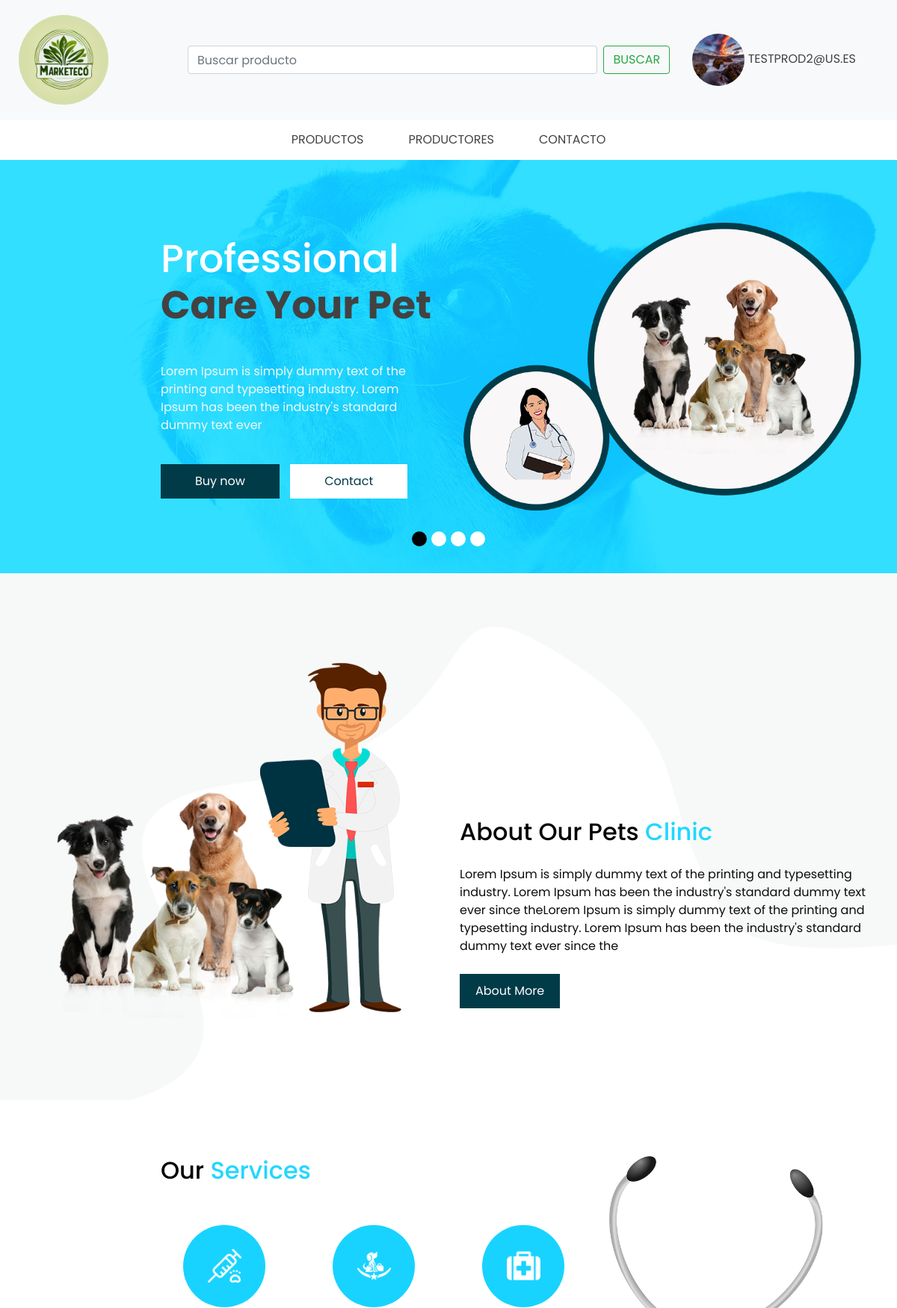
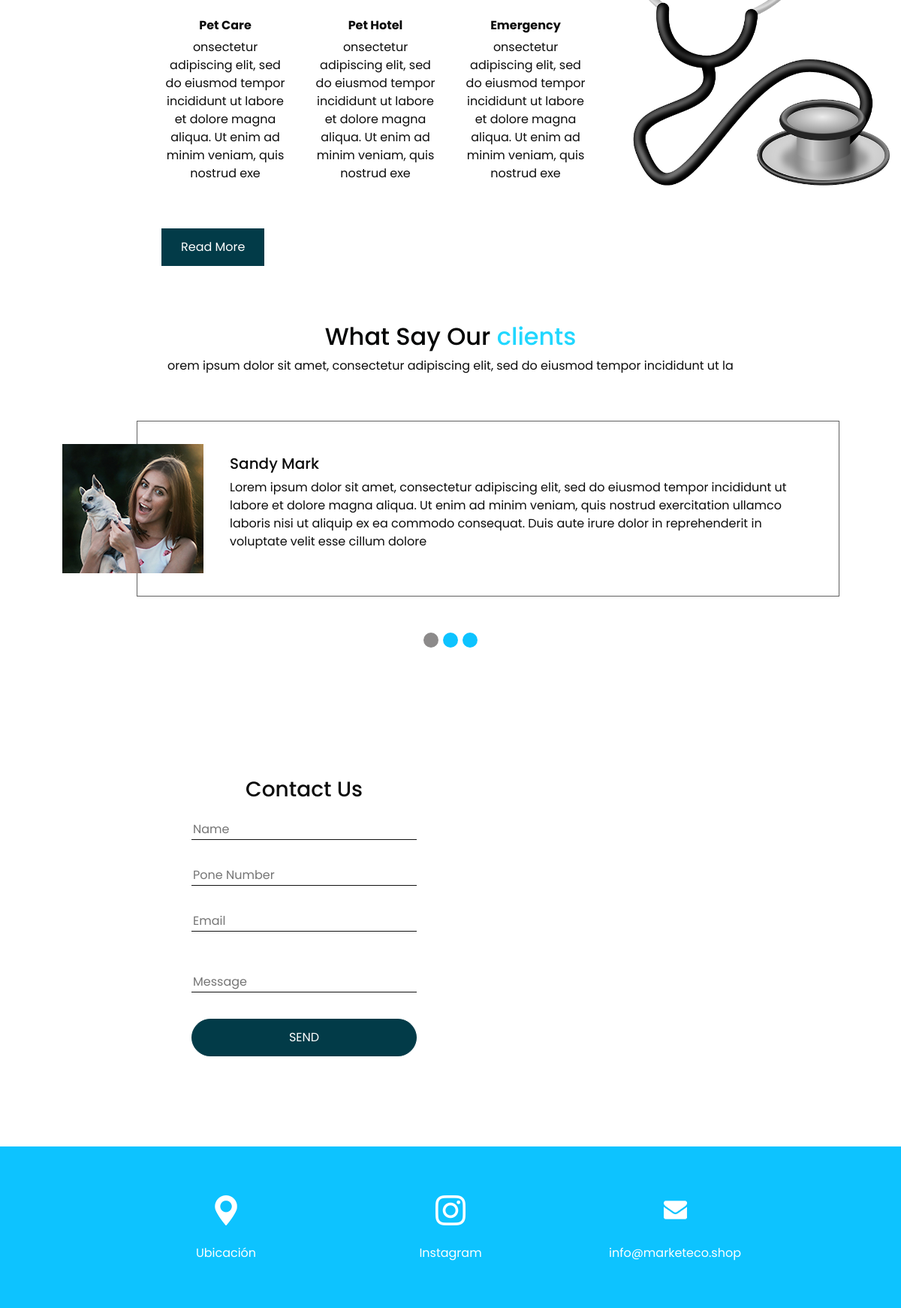
Screenshot of / (signed in) with the database file from the repository (2 pictures, top to bottom).
### Apps/Usuarios/models.py (models this page shows)
class Consumidor(AbstractUser):
    username = models.CharField('Username', blank=True, max_length=50)
    email = models.EmailField('Correo electrónico', unique=True, max_length=100)
    nombre = models.CharField('Nombre', max_length=254, blank=True, null=True)
    apellidos = models.CharField('Apellidos', max_length=254, blank=True, null=True)
    direccion = models.CharField('Direccion', max_length=255, blank=True, null=True)
    telefono = models.CharField('Teléfono', max_length=20, blank=True, null=True)
    fecha_alta = models.DateTimeField('Fecha de Alta', auto_now_add=True)
    photo = models.ImageField('Imagen de Perfil', upload_to='Usuarios/perfiles/', blank=True, null=True)
    photo_url = models.URLField('URL de Imagen de Perfil', blank=True, null=True)
    is_productor = models.BooleanField(default=False)
    is_active = models.BooleanField(default=True)
    is_staff = models.BooleanField(default=False)
    is_superuser = models.BooleanField(default=False)
    USERNAME_FIELD = 'email'
    REQUIRED_FIELDS = []
    objects = CustomUserManager()
    class Meta:
        verbose_name_plural = "Consumidores"

### EcoWEB/views.py (the view)
# urls.py: 2. Add a URL to urlpatterns:  path('', views.home, name='home')
def home(request):
    return render(request, 'index.html')

### Apps/Usuarios/templates/index.html (shortened to what this page needs)
<!DOCTYPE html>
<html>
<head>
  <link rel="stylesheet" type="text/css" href="https://cdnjs.cloudflare.com/ajax/libs/OwlCarousel2/2.1.3/assets/owl.carousel.min.css" />
  <link rel="stylesheet" type="text/css" href="static/css/bootstrap.css"/>
  <link href="static/css/style.css" rel="stylesheet" />
  <link href="static/css/responsive.css" rel="stylesheet" />
</head>
<body>
<header class="header_section">
  <div class="container-fluid">
    <nav class="navbar navbar-expand-lg custom_nav-container">
      <a class="navbar-brand" href="/">
        <img src="static/images/MARKETECO_logo.png" alt="MARKETECO_logo" style="width: 120px; height: 120px; border-radius: 80%;">
      </a>
      <div class="collapse navbar-collapse" id="navbarSupportedContent">
        <form class="form-inline my-2 my-lg-0 flex-grow-1">
          <input class="form-control mr-sm-2 flex-grow-1" type="search" placeholder="Buscar producto" aria-label="Search">
          <button class="btn btn-outline-success my-2 my-sm-0" type="submit">BUSCAR</button>
        </form>
        <ul class="navbar-nav ml-auto">
          {% if user.is_authenticated %}
          <li class="nav-item">
            <a class="nav-link" href="usuarios/perfil">
              {% if user.photo_url %}
                <img src="{{ user.photo_url }}" alt="Profile Picture" style="width: 70px; height: 70px; border-radius: 50%;">
              {% elif user.photo %}
                <img src="{{ user.photo.url }}" alt="Foto de Perfil" style="width: 70px; height: 70px; border-radius: 50%;">
              {% endif %}
              <span>{{ user.email }}</span>
            </a>
          </li>
          {% endif %}
        </ul>
      </div>
    </nav>
  </div>
</header>
<nav class="navbar navbar-expand-lg custom_nav-container">
  <div class="container-fluid">
    <ul class="navbar-nav mx-auto">
      <li class="nav-item">
        <a class="nav-link" href="/productos/lista_productos">Productos</a>
      </li>
      <li class="nav-item">
        <a class="nav-link" href="/usuarios/productores">Productores</a>
      </li>
      <li class="nav-item">
        <a class="nav-link" href="#">Contacto</a>
      </li>
    </ul>
  </div>
</nav>
    <section class=" slider_section position-relative">
      <div id="carouselExampleIndicators" class="carousel slide" data-ride="carousel">
        <ol class="carousel-indicators">
          <li data-target="#carouselExampleIndicators" data-slide-to="0" class="active"></li>
          <li data-target="#carouselExampleIndicators" data-slide-to="1"></li>
          <li data-target="#carouselExampleIndicators" data-slide-to="2"></li>
          <li data-target="#carouselExampleIndicators" data-slide-to="3"></li>
        </ol>
        <div class="carousel-inner">
          <div class="carousel-item active">
            <div class="container-fluid">
              <div class="row">
                <div class="col-md-4 offset-md-2">
                  <div class="slider_detail-box">
                    <h1>
                      Professional
                      <span>
                        Care Your Pet
                      </span>
                    </h1>
                    <p>
                      Lorem Ipsum is simply dummy text of the printing and
                      typesetting industry.
                      Lorem Ipsum has been the industry's standard dummy text ever
                    </p>
                    <div class="btn-box">
                      <a href="" class="btn-1">
                        Buy now
                      </a>
                      <a href="" class="btn-2">
                        Contact
                      </a>
                    </div>
                  </div>
                </div>
                <div class="col-md-6">
                  <div class="slider_img-box">
                    <img src="static/images/slider-img.png" alt="">
                  </div>
                </div>
              </div>
            </div>
          </div>
        </div>
      </div>
    </section>
  <section class="about_section layout_padding">
    <div class="container">
      <div class="row">
        <div class="col-md-6">
          <div class="img-box">
            <img src="static/images/about.png" alt="">
          </div>
        </div>
        <div class="col-md-6">
          <div class="detail-box">
            <h2 class="custom_heading">
              About Our Pets
              <span>
                Clinic
              </span>
            </h2>
            <p>
              Lorem Ipsum is simply dummy text of the printing and typesetting industry. Lorem Ipsum has been the
              industry's standard dummy text ever since theLorem Ipsum is simply dummy text of the printing and
              typesetting industry. Lorem Ipsum has been the industry's standard dummy text ever since the
            </p>
            <div>
              <a href="">
                About More
              </a>
            </div>
          </div>
        </div>
      </div>
    </div>
  </section>
  <section class="service_section layout_padding">
    <div class="container-fluid">
      <div class="row">
        <div class="col-md-6 offset-md-2">
          <h2 class="custom_heading">
            Our <span>Services</span>
          </h2>
          <div class="container layout_padding2">
            <div class="row">
              <div class="col-md-4">
                <div class="img_box">
                  <img src="static/images/s-1.png" alt="">
                </div>
                <div class="detail_box">
                  <h6>
                    Pet Care
                  </h6>
                  <p>
                    onsectetur adipiscing elit, sed do eiusmod tempor incididunt ut labore et dolore magna aliqua. Ut
                    enim ad minim veniam, quis nostrud exe
                  </p>
                </div>
              </div>
              <div class="col-md-4">
                <div class="img_box">
                  <img src="static/images/s-2.png" alt="">
                </div>
                <div class="detail_box">
                  <h6>
                    Pet Hotel
                  </h6>
                  <p>
                    onsectetur adipiscing elit, sed do eiusmod tempor incididunt ut labore et dolore magna aliqua. Ut
                    enim ad minim veniam, quis nostrud exe
                  </p>
                </div>
              </div>
              <div class="col-md-4">
                <div class="img_box">
                  <img src="static/images/s-3.png" alt="">
                </div>
                <div class="detail_box">
                  <h6>
                    Emergency
                  </h6>
                  <p>
                    onsectetur adipiscing elit, sed do eiusmod tempor incididunt ut labore et dolore magna aliqua. Ut
                    enim ad minim veniam, quis nostrud exe
                  </p>
                </div>
              </div>
            </div>
          </div>
          <div>
            <a href="">
              Read More
            </a>
          </div>
        </div>
        <div class="col-md-4">
          <img src="static/images/tool.png" alt="" class="w-100">
        </div>
      </div>
    </div>
  </section>
  <section class="client_section layout_padding-bottom">
    <div class="container">
      <h2 class="custom_heading text-center">
        What Say Our
        <span>
          clients
        </span>
      </h2>
      <p class="text-center">
        orem ipsum dolor sit amet, consectetur adipiscing elit, sed do eiusmod tempor incididunt ut la
      </p>
      <div id="carouselExample2Indicators" class="carousel slide" data-ride="carousel">
        <ol class="carousel-indicators">
          <li data-target="#carouselExample2Indicators" data-slide-to="0" class="active"></li>
          <li data-target="#carouselExample2Indicators" data-slide-to="1"></li>
          <li data-target="#carouselExample2Indicators" data-slide-to="2"></li>
        </ol>
        <div class="carousel-inner">
          <div class="carousel-item active">
            <div class="layout_padding2 pl-100">
              <div class="client_container ">
                <div class="img_box">
                  <img src="static/images/client.jpg" alt="">
                </div>
                <div class="detail_box">
                  <h5>
                    Sandy Mark
                  </h5>
                  <p>
                    Lorem ipsum dolor sit amet, consectetur adipiscing elit, sed do eiusmod tempor incididunt ut labore
                    et
                    dolore
                    magna aliqua. Ut enim ad minim veniam, quis nostrud exercitation ullamco laboris nisi ut aliquip ex
                    ea
                    commodo
                    consequat. Duis aute irure dolor in reprehenderit in voluptate velit esse cillum dolore
                  </p>
                </div>
              </div>
            </div>
          </div>
        </div>
      </div>
    </div>
  </section>
  <section class="map_section">
    <div id="map" class="h-100 w-100 ">
    </div>
    <div class="form_container ">
      <div class="row">
        <div class="col-md-8 col-sm-10 offset-md-4">
          <form action="">
            <div class="text-center">
              <h3>
                Contact Us
              </h3>
            </div>
            <div>
              <input type="text" placeholder="Name" class="pt-3">
            </div>
            <div>
              <input type=" text" placeholder="Pone Number">
            </div>
            <div>
              <input type="email" placeholder="Email">
            </div>
            <div>
              <input type="text" class="message-box" placeholder="Message">
            </div>
            <div class="d-flex justify-content-center">
              <button>
                SEND
              </button>
            </div>
          </form>
        </div>
      </div>
    </div>
  </section>
  <section class="info_section layout_padding2">
    <div class="container">
      <div class="info_items">
        <a href="">
          <div class="item ">
            <div class="img-box box-1">
            </div>
            <div class="detail-box">
              <p>
                Ubicación
              </p>
            </div>
          </div>
        </a>
        <a href="">
          <div class="item ">
            <div class="img-box box-2">
            </div>
            <div class="detail-box">
              <p>
                Instagram
              </p>
            </div>
          </div>
        </a>
        <a href="">
          <div class="item ">
            <div class="img-box box-3">
            </div>
            <div class="detail-box">
              <p>
                info@marketeco.shop
              </p>
            </div>
          </div>
        </a>
      </div>
    </div>
  </section>
</body>
</body>
</html>

### static/css/responsive.css (style rules this page uses)
@media (min-width: 1200px) { .container { max-width: 1170px; } }

### Apps/Usuarios/templates/index.html (style rules this page uses)
.header_section { background-color: #f8f9fa; padding: 10px 0; }
.navbar-brand { display: flex; align-items: center; }
.navbar-brand img { margin-right: 10px; }
.form-inline { display: flex; align-items: center; flex-grow: 1; }
.form-control { margin-left: 80px; flex-grow: 1; margin-right: 20px; max-width: 800px; }
.btn-outline-success { width: auto; }

### rows the page displays
Consumidor: photo (picture), email "TESTPROD2@US.ES"
